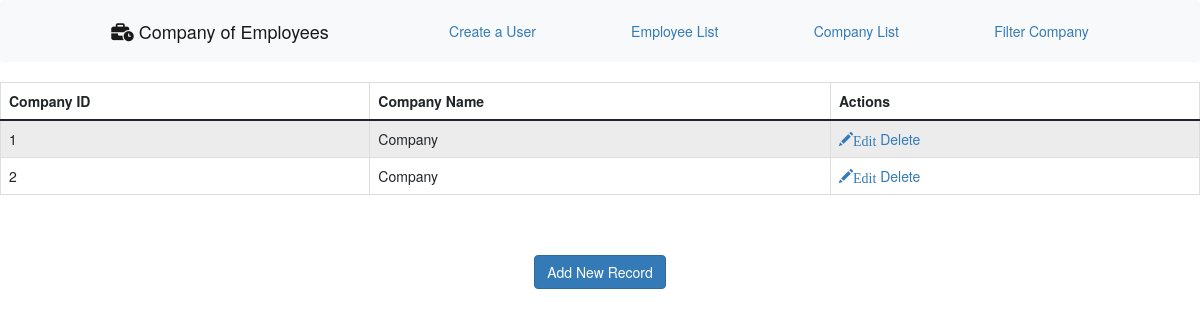
The app's page /company/show, older data.
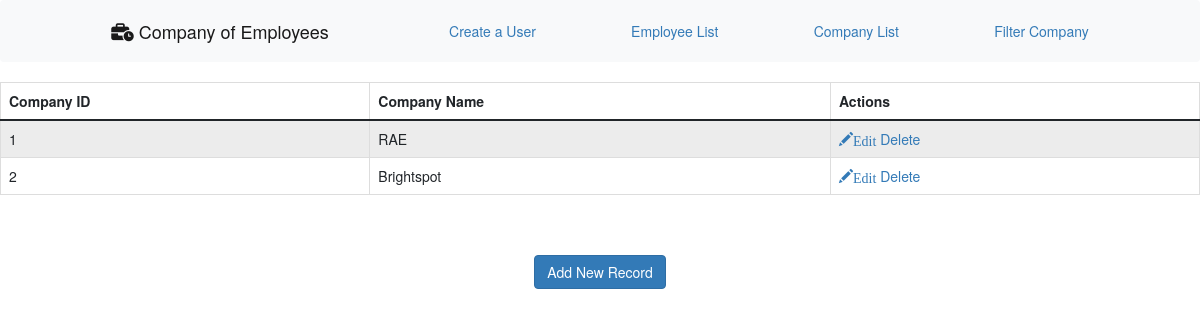
The same page, newer data.
### employee/models.py (models this page shows, shortened)
class Company(models.Model):
    cname = models.CharField(max_length=100)
    class Meta:
        db_table = "company"

### employee/views.py (the view)
# urls.py: path('company/show',views.companyshow),
def companyshow(request):
    companies = Company.objects.all()
    return render(request,"companyshow.html",{'companies':companies})

### employee/templates/companyshow.html (shortened to what this page needs)
{% extends 'landing/base.html' %}
{% block content %}
<!DOCTYPE html>
<html lang="en">
<head>
     {% load static %}
    <link rel="stylesheet" href="https://maxcdn.bootstrapcdn.com/bootstrap/3.4.0/css/bootstrap.min.css"/>
</head>
<body>
<table class="table table-striped table-bordered table-sm">
    <thead class="thead-dark">
    <tr>
        <th>Company ID</th>
        <th>Company Name</th>
        <th>Actions</th>
    </tr>
    </thead>
    <tbody>
{% for company in companies %}
    <tr>
        <td>{{ company.id }}</td>
        <td>{{ company.cname }}</td>
        <td>
            <a href="/company/edit/{{ company.id }}"><span class="glyphicon glyphicon-pencil" >Edit</span></a>
            <a href="/company/delete/{{ company.id }}">Delete</a>
        </td>
    </tr>
{% endfor %}
    </tbody>
</table>
<br>
<br>
<center><a href="/company/emp" class="btn btn-primary">Add New Record</a></center>
</body>
</html>
{% endblock content %}

### employee/templates/landing/base.html (shortened to what this page needs)
<!doctype html>
<html lang="en">
  <head>
    <link href="https://cdn.jsdelivr.net/npm/bootstrap@5.0.2/dist/css/bootstrap.min.css" rel="stylesheet">
  </head>
  <body>
    {% include 'landing/navbar.html' %}
    {%block content%}
    {%endblock content%}
  </body>
</html>

### employee/templates/landing/navbar.html (shortened to what this page needs)
<nav class="navbar navbar-expand-lg navbar-light bg-light">
  <div class="container-fluid">
    <a class="navbar-brand"
    ><i class="fas fa-business-time"></i> Company of Employees</a>
    <a href="/create/">Create a User</a>
    <a href="/show">Employee List</a>
    <a href="/company/show">Company List</a>
    <a href="/company/display">Filter Company</a>
  </div>
</nav>

Row changes from the older to the newer data that the page shows:
changed Company id 1: cname "Company" → "RAE"
changed Company id 2: cname "Company" → "Brightspot"
